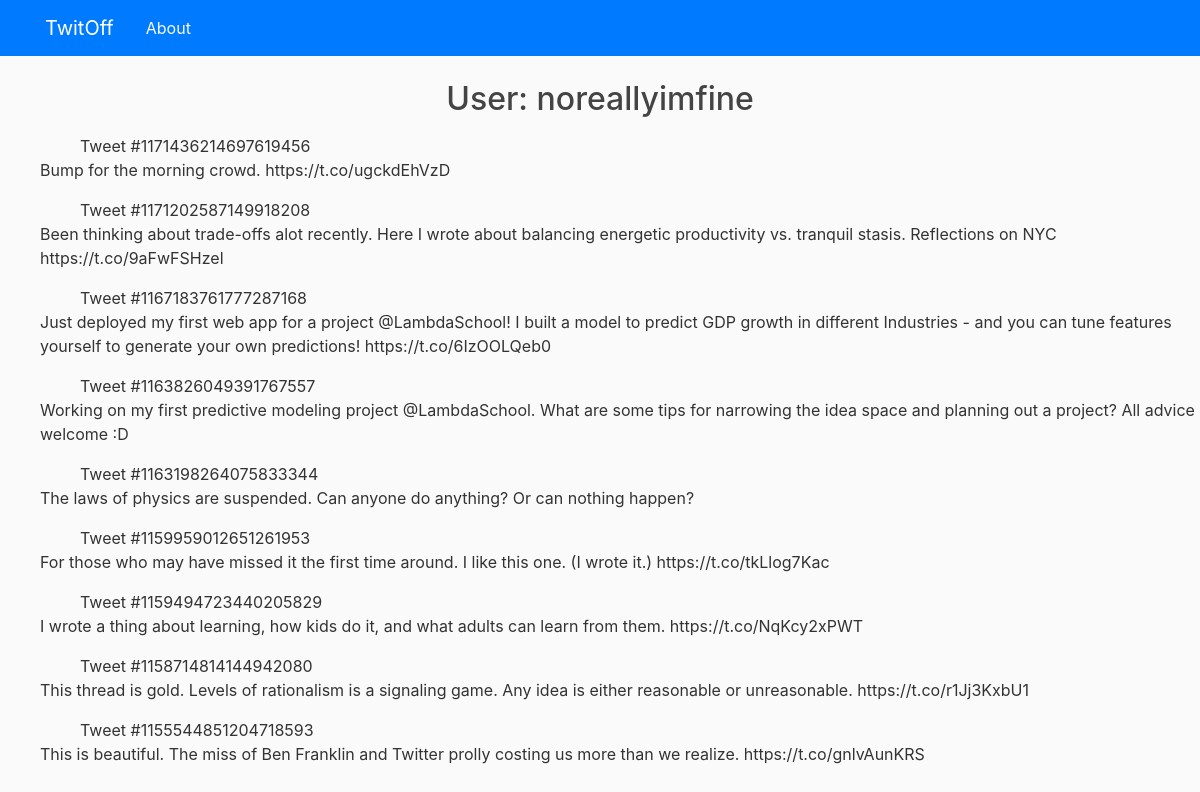
The page /user/noreallyimfine on the database its author committed.
### twitoff_app/models.py (models this page shows, shortened)
class User(DB.Model):
    id = DB.Column(DB.BigInteger, primary_key=True)
    name = DB.Column(DB.String(20), unique=True, nullable=False)
    newest_tweet_id = DB.Column(DB.BigInteger)

class Tweet(DB.Model):
    id = DB.Column(DB.BigInteger, primary_key=True)
    text = DB.Column(DB.Unicode(500))
    embedding = DB.Column(DB.PickleType, nullable=False)
    user_id = DB.Column(DB.BigInteger,
                        DB.ForeignKey('user.id'),
                        nullable=False)
    user = DB.relationship('User', backref=DB.backref('tweets', lazy=True))

### twitoff_app/routes.py (the view)
@app.route('/user', methods=['POST'])
@app.route('/user/<name>', methods=['GET'])
def user(name=None):
    message = ''
    name = name or request.values['user_name']
    try:
        if request.method == 'POST':
            add_or_update_user(name)
            message = f'User {name} successfully added!'
        tweets = User.query.filter(User.name == name).one().tweets
    except Exception as e:
        message = f'Error adding {name}: {e}'
        tweets = []
    return render_template('user.html', title=f'{name}', tweets=tweets,
                           message=message)

### twitoff_app/templates/user.html (shortened to what this page needs)
{% extends "layout.html" %}
{% block content %}
<h2 class="text-center text-weight-bold"  >User: {{ title }}</h2>
<ul>
    {% for tweet in tweets %}
    <ul> Tweet #{{tweet.id}}</ul>
        <p>{{ tweet.text }}</p>
    {% endfor %}
</ul>
{% endblock %}

### twitoff_app/static/main.css (style rules this page uses)
body { background: #fafafa; color: #333333; margin-top: 5rem; }
h1, h2, h3, h4, h5, h6 { color: #444444; }

### rows shown on the page
User: name "noreallyimfine"
Tweet: id "1171436214697619456", text "Bump for the morning crowd. https://t.co/ugckdEhVzD"
Tweet: id "1171202587149918208", text "Been thinking about trade-offs alot recently. Here I wrote about balancing energetic productivity vs. tranquil stasis. Reflections on NYC https://t.co/9aFwFSHzel"
Tweet: id "1167183761777287168", text "Just deployed my first web app for a project @LambdaSchool! I built a model to predict GDP growth in different Industries - and you can tune features yourself to generate your own predictions! https://t.co/6IzOOLQeb0"
Tweet: id "1163826049391767557", text "Working on my first predictive modeling project @LambdaSchool. What are some tips for narrowing the idea space and planning out a project? All advice welcome :D"
Tweet: id "1163198264075833344", text "The laws of physics are suspended. Can anyone do anything? Or can nothing happen?"
Tweet: id "1159959012651261953", text "For those who may have missed it the first time around. I like this one. (I wrote it.) https://t.co/tkLlog7Kac"
Tweet: id "1159494723440205829", text "I wrote a thing about learning, how kids do it, and what adults can learn from them. https://t.co/NqKcy2xPWT"
Tweet: id "1158714814144942080", text "This thread is gold. Levels of rationalism is a signaling game. Any idea is either reasonable or unreasonable. https://t.co/r1Jj3KxbU1"
Tweet: id "1155544851204718593", text "This is beautiful. The miss of Ben Franklin and Twitter prolly costing us more than we realize. https://t.co/gnlvAunKRS"
